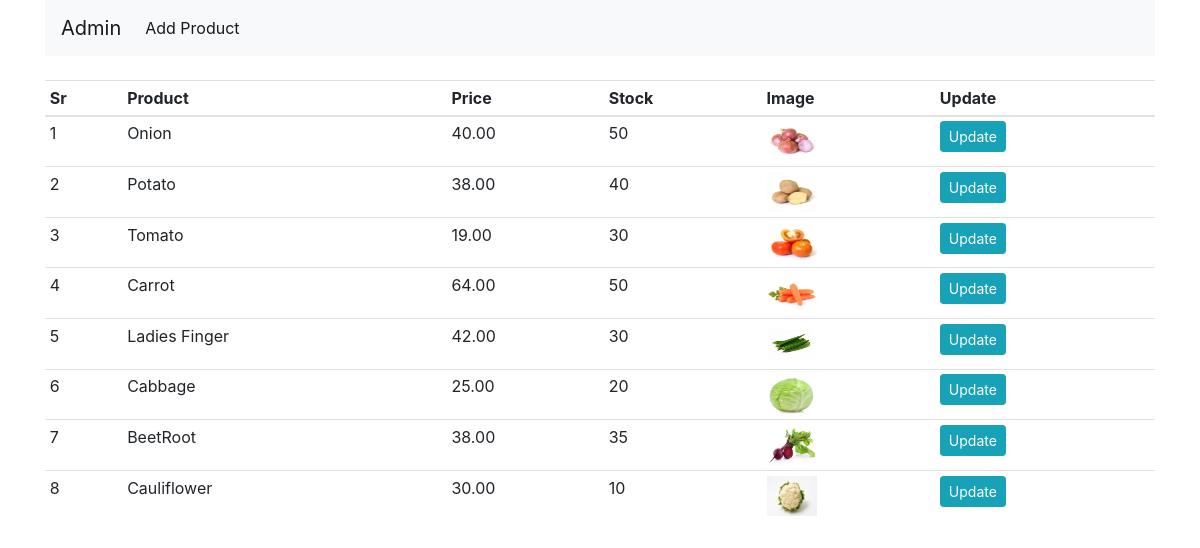
Page /admin (signed in) on the earlier database version.
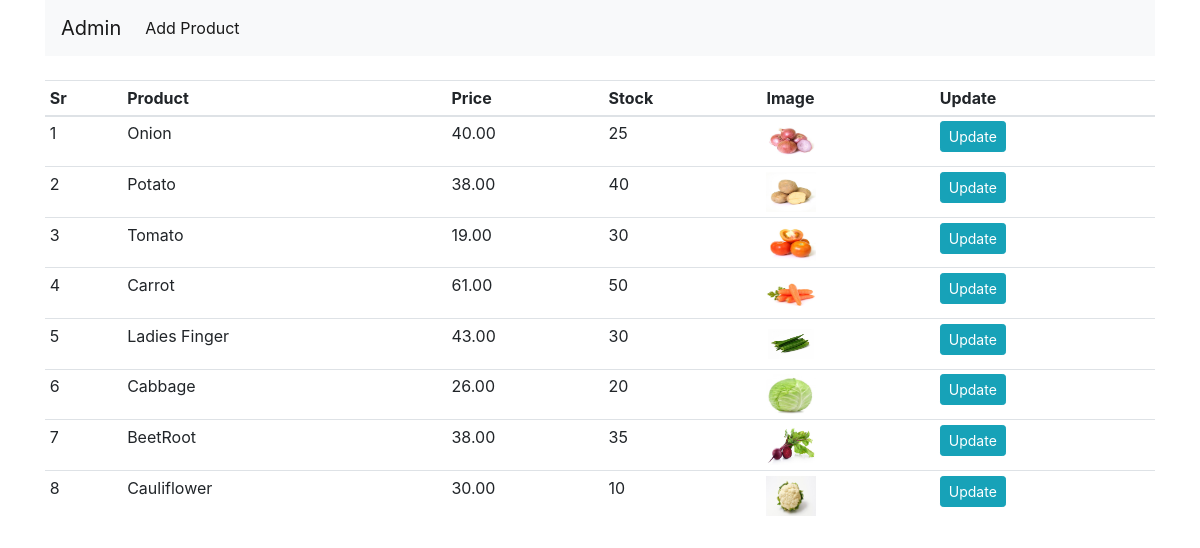
Same page on the later database version.
### shop/products/models.py (models this page shows, shortened)
class Addproduct(db.Model):
    id = db.Column(db.Integer, primary_key=True)
    name = db.Column(db.String(80), nullable=False)
    price = db.Column(db.Numeric(10,2),nullable=False)
    stock = db.Column(db.Integer,nullable=False)
    desc = db.Column(db.Text, nullable=False)
    pub_date = db.Column(db.DateTime, nullable=False, default=datetime.utcnow)
    image_1=db.Column(db.String(150), nullable=False, default='image.jpg')
    image_2=db.Column(db.String(150), nullable=False, default='image.jpg')
    image_3=db.Column(db.String(150), nullable=False, default='image.jpg')

### shop/admin/routes.py (the view)
@app.route('/admin')
def admin():
    if 'email' not in session:
        flash(f'Please login first','danger')
        return redirect(url_for('login'))
    products = Addproduct.query.all()
    return render_template('admin/index.html',title='Admin Page',products=products)

### shop/templates/admin/index.html (shortened to what this page needs)
{%extends "layout.html" %}
{% block content %}
<div class="container">
    <nav class="navbar navbar-expand-lg navbar-light bg-light">
        <a class="navbar-brand" href="/admin">Admin</a>
        <div class="collapse navbar-collapse" id="navbarNav">
          <ul class="navbar-nav">
            <li class="nav-item active">
              <a class="nav-link" href="/addproduct">Add Product <span class="sr-only">(current)</span></a>
            </li>
          </ul>
        </div>
      </nav>
</div>
<div class="container mt-4">
    <table class="table table-sm table-condensed">
        <thead>
            <th>Sr</th>
            <th>Product</th>
            <th>Price</th>
            <th>Stock</th>
            <th>Image</th>
            <th>Update</th>
        </thead>
        <tbody>
            {%for i in products%}
            <tr>
                <td>{{loop.index}}</td>
                <td>{{i.name}}</td>
                <td>{{i.price}}</td>
                <td>{{i.stock}}</td>
                <td><img src="{{url_for('static',filename='images/' + i.image_1)}}" width="50" height="40"></td>
                <td>
                  <a href="{{url_for('updateproduct',id=i.id)}}" class="btn btn-sm btn-info">Update</a>
                </td>
            </tr>
            {% endfor %}
        </tbody>
    </table>
</div>
{% endblock content %}

Differences in the rows shown:
changed Addproduct "Onion": stock "50" → "25"
changed Addproduct "Carrot": price "64.00" → "61.00"
changed Addproduct "Ladies Finger": price "42.00" → "43.00"
changed Addproduct "Cabbage": price "25.00" → "26.00"
